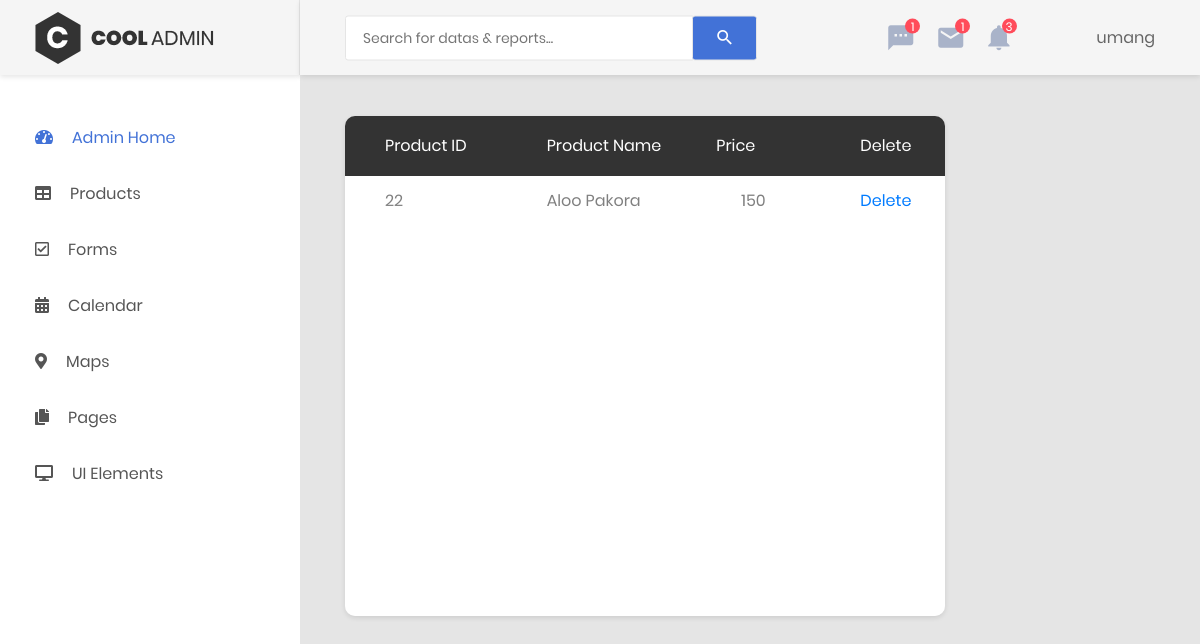
The page /Admin/product.php (signed in) on the database as committed earlier.
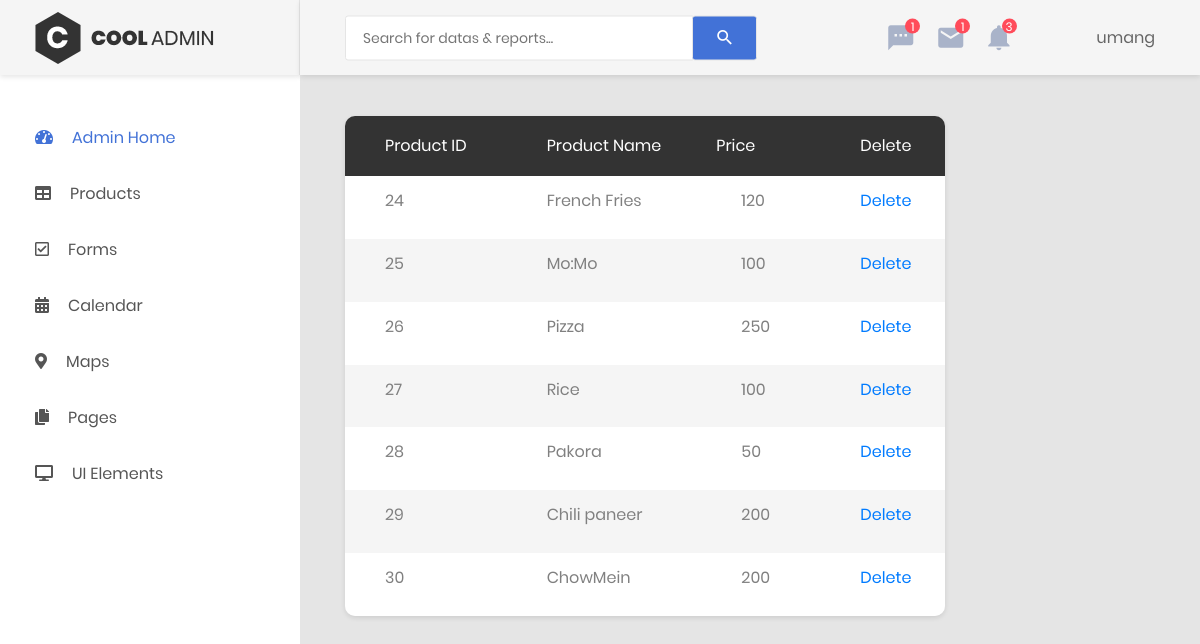
The same page on the database as committed later.
### tables this page shows
CREATE TABLE `products` (
  `id` int(11) NOT NULL,
  `name` varchar(50) NOT NULL,
  `description` text NOT NULL,
  `price` float NOT NULL,
  `shipping` float NOT NULL,
  `quantity` int(11) NOT NULL DEFAULT '5',
  `image` varchar(250) NOT NULL,
  `R_Id` int(11) NOT NULL
);

### Admin/product.php (the view, shortened to what this page needs)
<?php
include 'header.php';
?>
            <div class="main-content">
                <div class="section__content section__content--p30">
                    <div class="container-fluid">
                        <div class="row">
                            <div class="col-lg-9">
                                <div class="table-responsive table--no-card m-b-30">
                                    <table class="table table-borderless table-striped table-earning" style="height:500px;">
                                        <thead>
                                            <tr>
                                                <th>Product ID</th>
                                                <th>Product Name</th>
                                                <th class="text-right">price</th>
                                                <th>Delete</th>
                                            </tr>
                                        </thead>
                                        <tbody>
                                            <?php
                                            include "../includes/dbh.inc.php";
                                                $sql = 'SELECT * FROM products ORDER by id ASC';
                                                $result=mysqli_query($conn, $sql);
                                                while($row=mysqli_fetch_array($result)){
                                                    echo '<tr>
                                                    <td>'.$row["id"].'</td>
                                                    <td>'.$row["name"].'</td>
                                                    <td>'.$row["price"].'</td>
                                                    <td> <button><a href="users.php?delete&id='.$row["id"].'">Delete </a></button></td>
                                                    <td>'.$row["description"].'</td>
                                                    <td>'.$row["R_Id"].'</td>
                                                    </tr>';
                                                }
                                            ?>
                                        </tbody>
                                    </table>
                                </div>
                            </div>
    <?php
        include 'footer.php';
    ?>

Rows that differ between the two databases and show on the page:
removed products: id "22", name "Aloo Pakora", price "150"
added products: id "24", name "French Fries", price "120"
added products: id "25", name "Mo:Mo", price "100"
added products: id "26", name "Pizza", price "250"
added products: id "27", name "Rice", price "100"
added products: id "28", name "Pakora", price "50"
added products: id "29", name "Chili paneer", price "200"
added products: id "30", name "ChowMein", price "200"
